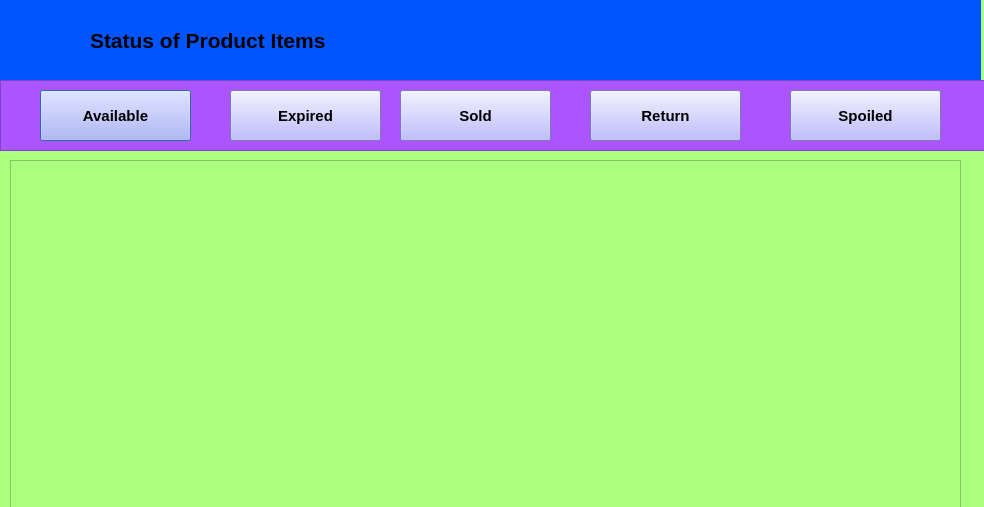
<?xml version="1.0" encoding="UTF-8"?>
<ui version="4.0">
 <class>Status</class>
 <widget class="QDialog" name="Status">
  <property name="geometry">
   <rect>
    <x>0</x>
    <y>0</y>
    <width>984</width>
    <height>507</height>
   </rect>
  </property>
  <property name="windowTitle">
   <string>Stock Management system</string>
  </property>
  <property name="windowIcon">
   <iconset resource="src.qrc">
    <normaloff>:/new/prefix1/301-x-251-png-3kb-inventory-control-icon-.png</normaloff>:/new/prefix1/301-x-251-png-3kb-inventory-control-icon-.png</iconset>
  </property>
  <property name="styleSheet">
   <string notr="true">background-color: rgb(170, 255, 127);</string>
  </property>
  <widget class="QFrame" name="frame">
   <property name="geometry">
    <rect>
     <x>0</x>
     <y>80</y>
     <width>991</width>
     <height>71</height>
    </rect>
   </property>
   <property name="styleSheet">
    <string notr="true">background-color: rgb(170, 85, 255);</string>
   </property>
   <property name="frameShape">
    <enum>QFrame::StyledPanel</enum>
   </property>
   <property name="frameShadow">
    <enum>QFrame::Raised</enum>
   </property>
   <widget class="QPushButton" name="btnAvailable">
    <property name="geometry">
     <rect>
      <x>40</x>
      <y>10</y>
      <width>151</width>
      <height>51</height>
     </rect>
    </property>
    <property name="font">
     <font>
      <family>Arial</family>
      <pointsize>11</pointsize>
      <weight>75</weight>
      <bold>true</bold>
     </font>
    </property>
    <property name="styleSheet">
     <string notr="true">background-color: rgb(170, 170, 255);</string>
    </property>
    <property name="text">
     <string>Available</string>
    </property>
   </widget>
   <widget class="QPushButton" name="btnExpired">
    <property name="geometry">
     <rect>
      <x>230</x>
      <y>10</y>
      <width>151</width>
      <height>51</height>
     </rect>
    </property>
    <property name="font">
     <font>
      <family>Arial</family>
      <pointsize>11</pointsize>
      <weight>75</weight>
      <bold>true</bold>
     </font>
    </property>
    <property name="styleSheet">
     <string notr="true">background-color: rgb(170, 170, 255);</string>
    </property>
    <property name="text">
     <string>Expired</string>
    </property>
   </widget>
   <widget class="QPushButton" name="btnSold">
    <property name="geometry">
     <rect>
      <x>400</x>
      <y>10</y>
      <width>151</width>
      <height>51</height>
     </rect>
    </property>
    <property name="font">
     <font>
      <family>Arial</family>
      <pointsize>11</pointsize>
      <weight>75</weight>
      <bold>true</bold>
     </font>
    </property>
    <property name="styleSheet">
     <string notr="true">background-color: rgb(170, 170, 255);</string>
    </property>
    <property name="text">
     <string>Sold</string>
    </property>
   </widget>
   <widget class="QPushButton" name="btnReturn">
    <property name="geometry">
     <rect>
      <x>590</x>
      <y>10</y>
      <width>151</width>
      <height>51</height>
     </rect>
    </property>
    <property name="font">
     <font>
      <family>Arial</family>
      <pointsize>11</pointsize>
      <weight>75</weight>
      <bold>true</bold>
     </font>
    </property>
    <property name="styleSheet">
     <string notr="true">background-color: rgb(170, 170, 255);</string>
    </property>
    <property name="text">
     <string>Return</string>
    </property>
   </widget>
   <widget class="QPushButton" name="btnSpoiled">
    <property name="geometry">
     <rect>
      <x>790</x>
      <y>10</y>
      <width>151</width>
      <height>51</height>
     </rect>
    </property>
    <property name="font">
     <font>
      <family>Arial</family>
      <pointsize>11</pointsize>
      <weight>75</weight>
      <bold>true</bold>
     </font>
    </property>
    <property name="styleSheet">
     <string notr="true">background-color: rgb(170, 170, 255);</string>
    </property>
    <property name="text">
     <string>Spoiled</string>
    </property>
   </widget>
  </widget>
  <widget class="QTableView" name="tableView">
   <property name="geometry">
    <rect>
     <x>10</x>
     <y>160</y>
     <width>951</width>
     <height>351</height>
    </rect>
   </property>
  </widget>
  <widget class="QFrame" name="frame_2">
   <property name="geometry">
    <rect>
     <x>0</x>
     <y>0</y>
     <width>981</width>
     <height>80</height>
    </rect>
   </property>
   <property name="frameShape">
    <enum>QFrame::StyledPanel</enum>
   </property>
   <property name="frameShadow">
    <enum>QFrame::Raised</enum>
   </property>
   <widget class="QLabel" name="label_10">
    <property name="geometry">
     <rect>
      <x>0</x>
      <y>0</y>
      <width>91</width>
      <height>81</height>
     </rect>
    </property>
    <property name="styleSheet">
     <string notr="true">image: url(:/new/prefix1/63767-200.png);
background-color: rgb(0, 85, 255);</string>
    </property>
    <property name="text">
     <string/>
    </property>
   </widget>
   <widget class="QLabel" name="label_9">
    <property name="geometry">
     <rect>
      <x>90</x>
      <y>0</y>
      <width>891</width>
      <height>81</height>
     </rect>
    </property>
    <property name="styleSheet">
     <string notr="true">background-color: rgb(0, 85, 255);</string>
    </property>
    <property name="text">
     <string>&lt;html&gt;&lt;head/&gt;&lt;body&gt;&lt;p&gt;&lt;span style=&quot; font-size:16pt; font-weight:600;&quot;&gt;Status of Product Items&lt;/span&gt;&lt;/p&gt;&lt;/body&gt;&lt;/html&gt;</string>
    </property>
   </widget>
  </widget>
 </widget>
 <resources>
  <include location="src.qrc"/>
 </resources>
 <connections/>
</ui>
